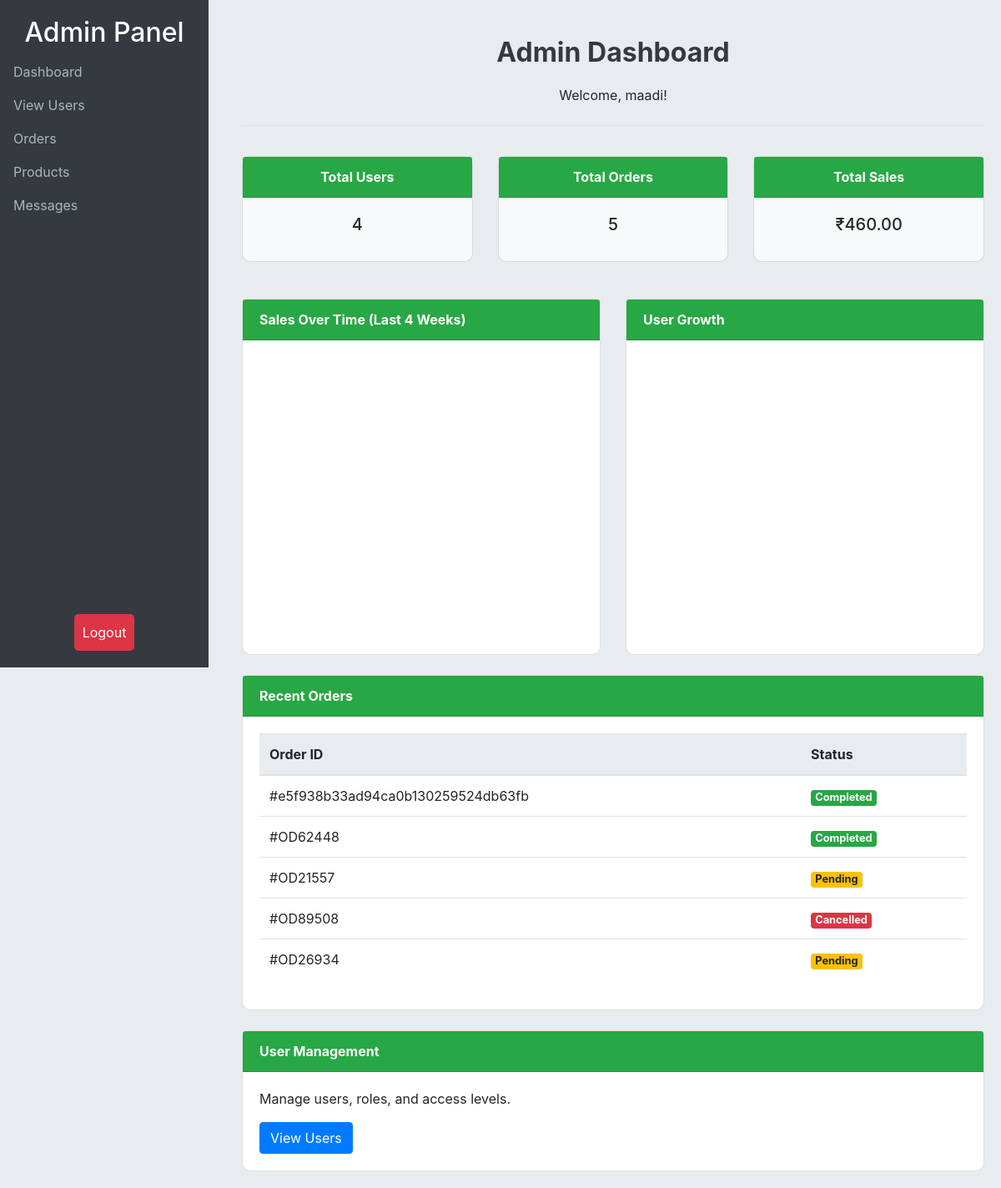
The page /custom_admin/dashboard/ (signed in) on the database its author committed.
### shop/models.py (models this page shows, shortened)
class Order(models.Model):
    order_id = models.CharField(max_length=10, unique=True, editable=False)  # Format: ODxxxxx
    user = models.ForeignKey(User, on_delete=models.CASCADE)
    state = models.CharField(max_length=100, default=" ")
    total_price = models.DecimalField(max_digits=10, decimal_places=2)
    created_at = models.DateTimeField(auto_now_add=True)
    updated_at = models.DateTimeField(auto_now=True)
    status = models.CharField(max_length=20, default='Pending')
    cart = models.ForeignKey('Cart', on_delete=models.CASCADE, null=True)
    delivery_time = models.TextField(max_length=255, null=True)

### custom_admin/views.py (the view)
# urls.py: path('dashboard/', dashboard, name='dashboard'),
@login_required
def dashboard(request):
    user_count = User.objects.count()
    total_saless = Order.objects.aggregate(total=Sum('total_price'))['total'] or 0
    order_count = Order.objects.count()
    total_sales = (
    Order.objects.annotate(date=TruncDate('created_at'))
    .values('date')
    .annotate(total=Sum('total_price'))
    .order_by('date')
)
    today = timezone.now()
    last_4_weeks = [today - timedelta(weeks=i) for i in range(4)]
    user_growth_data = []
    user_growth_labels = []
    for week_start in last_4_weeks[::-1]:  # Reverse to display the most recent week first
        week_end = week_start + timedelta(weeks=1)
        new_users_count = User.objects.filter(date_joined__gte=week_start, date_joined__lt=week_end).count()
        user_growth_data.append(new_users_count)
        user_growth_labels.append(f'Week {len(user_growth_labels) + 1}')
    recent_orders = Order.objects.all()
    daily_user_count = (
    User.objects.annotate(date=TruncDate('date_joined'))
    .values('date')
    .annotate(count=Count('id'))
    .order_by('date')
)
    context = {
        'recent_orders': recent_orders,
        'user_count': user_count,
        'order_count': order_count,
        'total_sales': total_sales,
        'total_saless': total_saless,
        'user_growth_labels': user_growth_labels,  # Pass labels (e.g., 'Week 1', 'Week 2', ...)
        'new_user_data': user_growth_data,
         'daily_user_count':daily_user_count, # Pass new user data for the weeks
    }
    return render(request, 'dashboard.html', context)

### templates/dashboard.html (shortened to what this page needs)
<!DOCTYPE html>
<html lang="en">
<head>
    <link rel="stylesheet" href="https://stackpath.bootstrapcdn.com/bootstrap/4.5.2/css/bootstrap.min.css">
</head>
<body>
    <div class="sidebar">
        <h2 class="text-center">Admin Panel</h2>
        <ul class="nav flex-column">
            <li class="nav-item">
                <a class="nav-link active" href="">Dashboard</a>
            </li>
            <li class="nav-item">
                <a class="nav-link" href="{% url 'manage_users' %}" data-toggle="tooltip"
                    title="Manage user accounts and roles">View Users</a>
            </li>
            <li class="nav-item">
                <a class="nav-link" href="{% url 'manage_orders' %}" data-toggle="tooltip"
                    title="View and manage orders">Orders</a>
            </li>
            <li class="nav-item">
                <a class="nav-link" href="{% url 'manage_products' %}" data-toggle="tooltip"
                    title="Manage product listings">Products</a>
            </li>
            <li class="nav-item">
                <a class="nav-link" href="{% url 'view_messages' %}" data-toggle="tooltip"
                    title="Manage product listings">Messages</a>
            </li>
            <li class="nav-item logout-btn">
                <form action="{% url 'logout' %}" method="post">
                    <button type="submit" class="btn logout-button">Logout</button>
                </form>
            </li>
        </ul>
    </div>
    <div class="content">
        <header class="pt-4 pb-2 mb-3 border-bottom">
            <h1 class="dashboard-header text-center">Admin Dashboard</h1>
            <p class="text-center">Welcome, {{ request.user.username }}!</p>
        </header>
        <div class="row text-center">
            <div class="col-md-4">
                <div class="card bg-light">
                    <div class="card-header">Total Users</div>
                    <div class="card-body">
                        <h5 class="card-title">{{ user_count }}</h5>
                    </div>
                </div>
            </div>
            <div class="col-md-4">
                <div class="card bg-light">
                    <div class="card-header">Total Orders</div>
                    <div class="card-body">
                        <h5 class="card-title">{{ order_count }}</h5>
                    </div>
                </div>
            </div>
            <div class="col-md-4">
                <div class="card bg-light">
                    <div class="card-header">Total Sales</div>
                    <div class="card-body">
                        <h5 class="card-title">₹{{ total_saless|floatformat:2 }}</h5>
                    </div>
                </div>
            </div>
        </div>
        <div class="row mt-4">
            <div class="col-md-6">
                <div class="card">
                    <div class="card-header">Sales Over Time (Last 4 Weeks)</div>
                    <div class="card-body">
                        <div class="chart-container">
                        </div>
                    </div>
                </div>
            </div>
            <div class="col-md-6">
                <div class="card">
                    <div class="card-header">User Growth</div>
                    <div class="card-body">
                        <div class="chart-container">
                        </div>
                    </div>
                </div>
            </div>
        </div>
        <div class="card mt-4">
            <div class="card-header">Recent Orders</div>
            <div class="card-body">
                <table class="table table-hover">
                    <thead>
                        <tr>
                            <th>Order ID</th>
                            <th>Status</th>
                        </tr>
                    </thead>
                    <tbody>
                        {% for order in recent_orders %}
                        <tr>
                            <td>#{{ order.order_id }}</td>
                            <td>
                                {% if order.status == 'Pending' %}
                                <span class="badge badge-warning badge-custom">Pending</span>
                                {% elif order.status == 'Completed' %}
                                <span class="badge badge-success badge-custom">Completed</span>
                                {% elif order.status == 'Cancelled' %}
                                <span class="badge badge-danger badge-custom">Cancelled</span>
                                {% endif %}
                            </td>
                        </tr>
                        {% empty %}
                        <tr>
                            <td colspan="2" class="text-center">No recent orders.</td>
                        </tr>
                        {% endfor %}
                    </tbody>
                </table>
            </div>
        </div>
        <div class="card mt-4">
            <div class="card-header">User Management</div>
            <div class="card-body">
                <p>Manage users, roles, and access levels.</p>
                <a href="{% url 'manage_users' %}" class="btn btn-primary">View Users</a>
            </div>
        </div>
    </div>
</body>
</html>

### templates/dashboard.html (style rules this page uses)
body { background-color: #e9ecef; }
.sidebar { background-color: #343a40; height: 100vh; color: white; position: fixed; padding: 20px 0; width: 250px; }
.sidebar a { color: #adb5bd; text-decoration: none; }
.content { margin-left: 270px; padding: 20px; min-height: 100vh; }
.card { margin-top: 20px; border-radius: 10px; }
.card-header { background-color: #28a745; color: white; font-weight: bold; border-top-left-radius: 10px; border-top-right-radius: 10px; }
.dashboard-header { font-size: 2rem; font-weight: 700; margin-bottom: 20px; color: #343a40; }
.chart-container { position: relative; height: 40vh; width: 100%; }
.logout-btn { position: absolute; bottom: 20px; width: 100%; text-align: center; }
.logout-button { background-color: #dc3545; color: white; border: none; border-radius: 5px; padding: 10px; cursor: pointer; }
.table th { background-color: #e9ecef; }
.badge-custom { font-size: 0.8rem; }

### rows shown on the page
Order: order_id "e5f938b33ad94ca0b130259524db63fb", status "Completed"
Order: order_id "OD62448", status "Completed"
Order: order_id "OD21557", status "Pending"
Order: order_id "OD89508", status "Cancelled"
Order: order_id "OD26934", status "Pending"

### other values the page prints
{{ request.user.username }} "maadi"
{{ user_count }} "4"
{{ order_count }} "5"
{{ total_saless|floatformat:2 }} "460.00"
